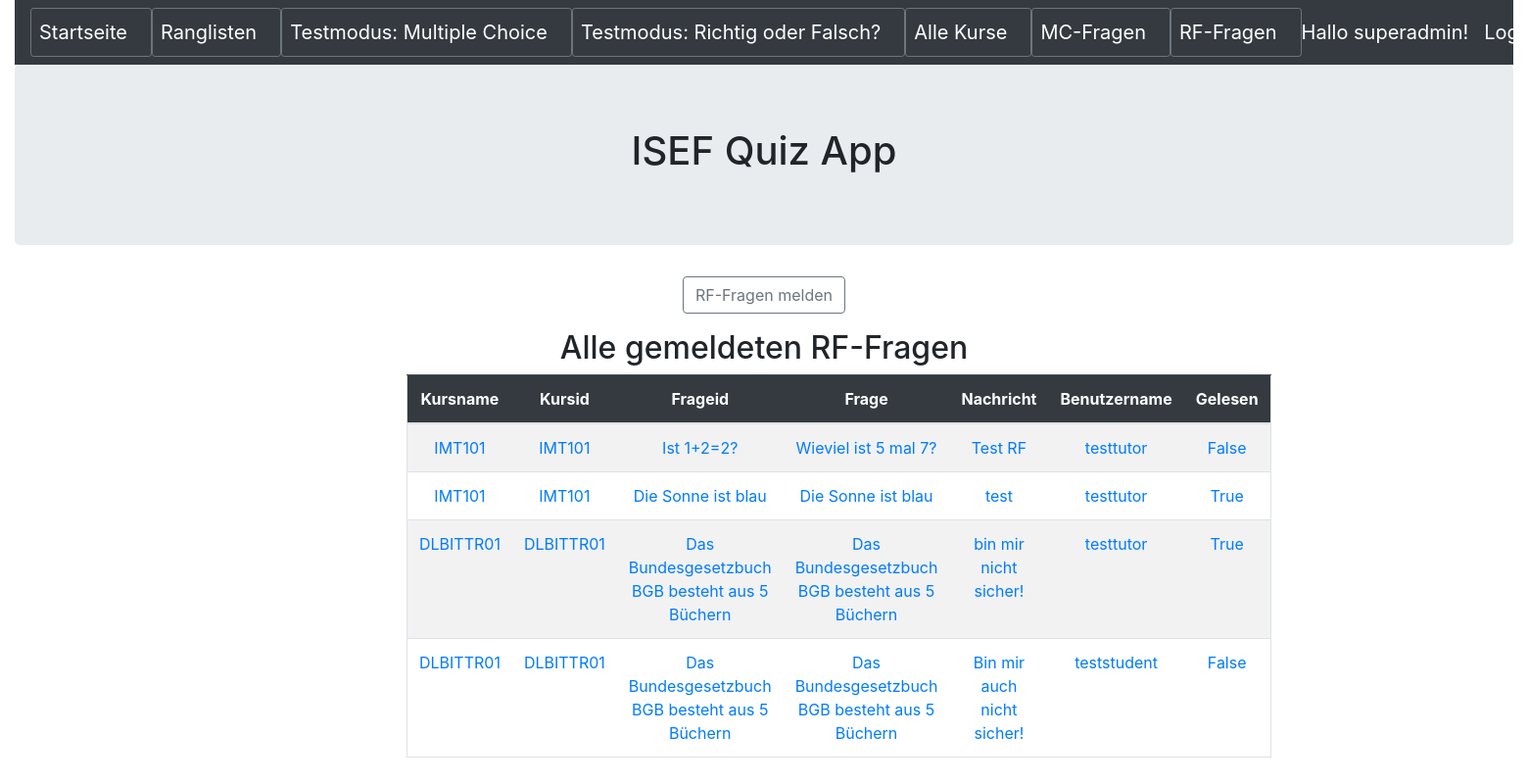
The app's page /meldungrffragen (signed in), older data.
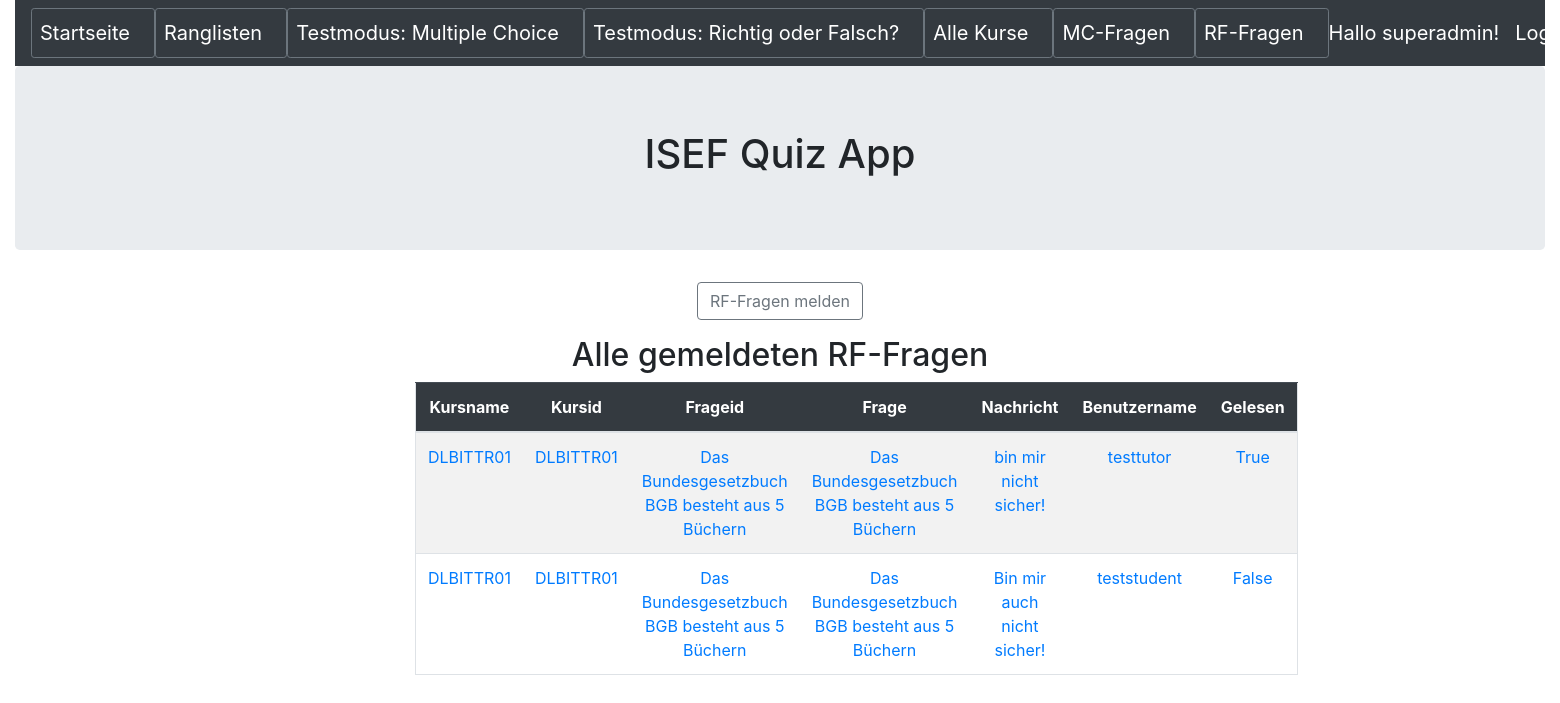
The same page, newer data.
### quiz/models.py (models this page shows, shortened)
class MeldungRFFragen(models.Model):
    kursname = models.CharField(max_length=50,blank=False)
    kursid = models.ForeignKey(Kurs,null=True,blank=False,on_delete=models.CASCADE)
    frageid = models.ForeignKey(RichtigOderFalsch,null=True,blank=False,on_delete=models.CASCADE)
    frage = models.CharField(max_length=255,blank=False)
    nachricht = models.CharField(max_length=500,blank=False)
    benutzername = models.CharField(max_length=50,blank=False)
    gelesen=models.BooleanField(default=False)

class Kurs(models.Model):
    name = models.CharField(max_length=50,help_text='Geben Sie den Namen des Kurses ein')
    beschreibung = models.CharField(max_length=255,help_text='Geben Sie die Beschreibung des Kurses ein')
    def __str__(self):
        return self.name

class RichtigOderFalsch(models.Model):
    name = models.CharField(max_length=255,blank=False,help_text='Geben Sie hier die Frage ein')
    kurs = models.ForeignKey(Kurs,null=True,blank=False,on_delete=models.CASCADE,help_text='Wählen Sie den Kurs, welchem die Frage zugewiesen wird')
    behauptungrichtig = models.BooleanField(default=False,verbose_name="Behauptung wahr?")
    freigegeben=models.BooleanField(default=False,help_text='Frage freigeben?',verbose_name="Frage freigeben")
    def __str__(self):
        return self.name

### quiz/views.py (the view)
# urls.py: path('meldungrffragen', MeldungRFFragenHome.as_view(), name='meldungrffragen'),
class MeldungRFFragenHome(AuthListView):
    model = MeldungRFFragen
    template_name = 'meldungrffrage/meldungrffragen_home.html'
    permission_required = ('quiz.view_meldungrffragen')

### quiz/templates/meldungrffrage/meldungrffragen_home.html
{% extends 'base.html' %}
{% block content %}
<div class="text-center">
	<p><button type="button" class="btn btn-outline-secondary" onclick="location.href='{% url 'meldungrffrage_select'  %}'"> RF-Fragen melden</button></p>
</div>
<h2 class="text-center">Alle gemeldeten RF-Fragen</h2>
<div class="container text-center">
	<div class="row justify-content-md-center">
		<div class="col-sm-8 ">
			<table  class ="table border table-hover table-striped">
				<thead class="table-dark">
					<th width=100 scope = "col">Kursname</th>
					<th width=100 scope = "col">Kursid</th>
					<th width=100 scope = "col">Frageid</th>
					<th width=100 scope = "col">Frage</th>
					<th width=100 scope = "col">Nachricht</th>
					<th width=550 scope = "col">Benutzername</th>
					<th width=550 scope = "col">Gelesen</th>
				</thead>
				<tbody>
				{% for meldungrffragen in object_list %}
					<tr>
						<td> <a href="{% url 'meldungrffragen_detail' meldungrffragen.pk %}">{{ meldungrffragen.kursname }}</a> </td>
						<td> <a href="{% url 'meldungrffragen_detail' meldungrffragen.pk %}">{{ meldungrffragen.kursid }}</a> </td>
						<td> <a href="{% url 'meldungrffragen_detail' meldungrffragen.pk %}">{{ meldungrffragen.frageid }}</a> </td>
						<td> <a href="{% url 'meldungrffragen_detail' meldungrffragen.pk %}">{{ meldungrffragen.frage}}</a> </td>
						<td> <a href="{% url 'meldungrffragen_detail' meldungrffragen.pk %}">{{ meldungrffragen.nachricht}}</a> </td>
						<td> <a href="{% url 'meldungrffragen_detail' meldungrffragen.pk %}">{{ meldungrffragen.benutzername}}</a> </td>
						<td> <a href="{% url 'meldungrffragen_detail' meldungrffragen.pk %}">{{ meldungrffragen.gelesen}}</a> </td>
					</tr>
				{% endfor %}
				</tbody>
			</table>
		</div>
	</div>
</div>
{% endblock content %}

Row changes from the older to the newer data that the page shows:
removed MeldungRFFragen: kursname "IMT101", kursid "IMT101", frageid "Ist 1+2=2?", frage "Wieviel ist 5 mal 7?", nachricht "Test RF", benutzername "testtutor", gelesen "False"
removed MeldungRFFragen: kursname "IMT101", kursid "IMT101", frageid "Die Sonne ist blau", frage "Die Sonne ist blau", nachricht "test", benutzername "testtutor", gelesen "True"
